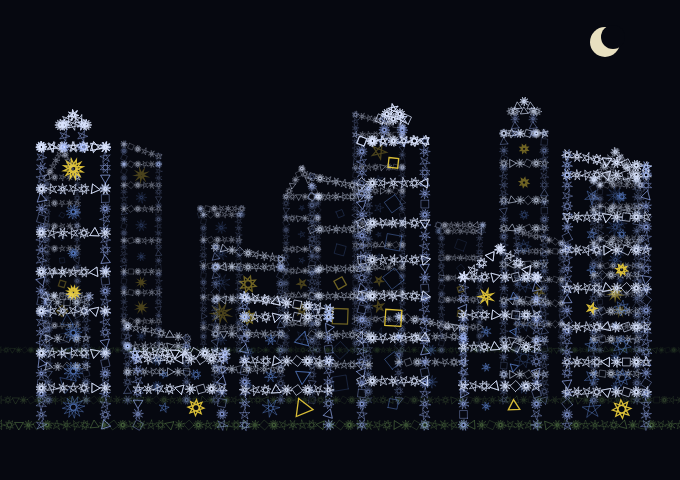
Frame 1 (no input)
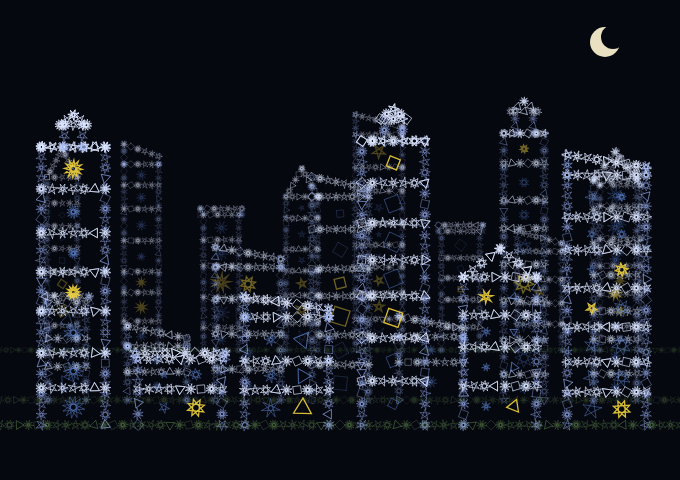
Frame 60 (no input)
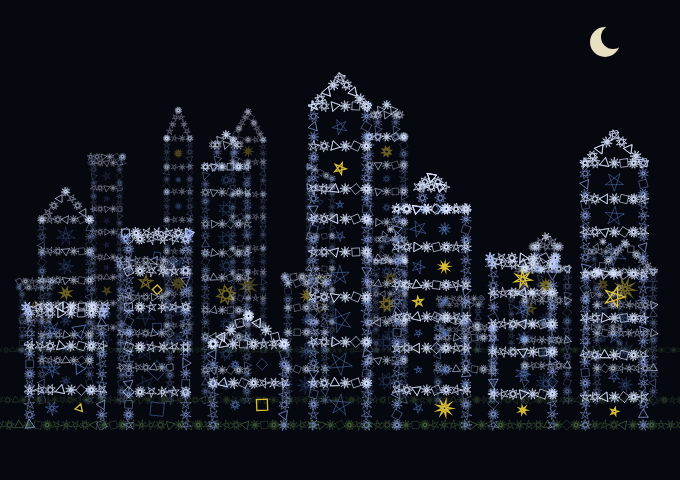
Frame 120 (the mouse pressed at the canvas centre since frame 60)

The p5.js sketch that drew these frames (run headless with seeded random() and noise() and a simulated clock; from frame 60 on, the mouse is pressed at the canvas centre):

// p5.js sketch
// ── sketch.js
// ETOILES REGULIERES
// GENUARY PROMPT 20 = Generative Architecture

// GENUARY PROMPT 20 — Generative Architecture
// Ville en coupe, 3 plans de profondeur, tout tracé en étoiles

const CFGS = [
  {K:5,H:2},{K:7,H:3},{K:5,H:3},{K:8,H:3},
  {K:6,H:2},{K:9,H:4},{K:4,H:1},{K:12,H:5},
];

let layers = [];
let angle  = 0;

// ----------------------------------------------------
function setup() {
  createCanvas(680, 480);
  noFill();
  genCity(6);
}

function mousePressed() {
  genCity(int(random(4, 9)));
}

// ----------------------------------------------------
function genCity(n) {
  layers = [];
  // plan arrière  — plus petit, GY plus haut
  layers.push({ buildings: genLayer(n+2, height-130, 0.72, int(random(-20,20))), GY: height-130, alpha: 0.32, ss: 0.65 });
  // plan milieu
  layers.push({ buildings: genLayer(n+1, height-80,  0.88, int(random(-10,10))), GY: height-80,  alpha: 0.50, ss: 0.82 });
  // plan avant
  layers.push({ buildings: genLayer(n,   height-55,  1.0,  0),                   GY: height-55,  alpha: 1.0,  ss: 1.0  });
}

function genLayer(n, GY, scale, offset) {
  let arr = [];
  for (let i = 0; i < n; i++) {
    let slotW = (width - 40) / n;
    let bw    = int(random(slotW*0.45, slotW*0.82)) * scale;
    let bx    = 20 + i*slotW + (slotW - bw/scale)/2 + offset;
    let nF    = int(random(2, 9));
    let floors= [], curY = GY;
    for (let f = 0; f < nF; f++) {
      let fh = int(random(28, 46)) * scale;
      curY  -= fh;
      floors.push({ y: curY, h: fh });
    }
    arr.push({
      bx, bw, floors, topY: curY,
      roofStyle: random(['flat','shed','pitched','tank']),
      cfgIdx: int(random(CFGS.length)),
      phase:  random(TWO_PI),
    });
  }
  return arr;
}

// ----------------------------------------------------
function draw() {
  angle += 0.009;

  background(6, 8, 16);

  // lune
  fill(232, 224, 192); noStroke();
  circle(width-75, 42, 30);
  fill(6, 8, 16);
  circle(width-67, 37, 24);
  noFill();

  // sol + bâtiments plan par plan (fond → avant)
  layers.forEach(layer => {
    let gcol = color(100, 140, 80, layer.alpha * 90);
    starLine(0, layer.GY, width, layer.GY, 5*layer.ss, gcol, 0.8, 2, 0.3);
    layer.buildings.forEach(b => drawBuilding(b, layer.GY, layer.alpha, layer.ss));
  });
}

// ----------------------------------------------------
function drawBuilding(b, GY, alpha, ss) {
  let R  = 5.5 * ss;
  let dim    = color(160, 185, 255, alpha * 140);
  let bright = color(220, 230, 255, alpha * 190);
  let tx = b.bx, tw = b.bw, ty = b.topY;

  // murs verticaux
  starLine(b.bx,      b.topY, b.bx,      GY, R, dim, 0.7, b.cfgIdx,   b.phase);
  starLine(b.bx+b.bw, b.topY, b.bx+b.bw, GY, R, dim, 0.7, b.cfgIdx+2, b.phase+2);

  // dalles horizontales
  b.floors.forEach(fl => {
    starLine(b.bx, fl.y, b.bx+b.bw, fl.y, R, bright, 0.9, b.cfgIdx, b.phase + fl.y*0.01);
  });

  // toit
  if (b.roofStyle === 'flat') {
    starLine(tx-3, ty-6, tx+tw+3, ty-6,  R, bright, 1.0, b.cfgIdx,   b.phase);
    starLine(tx-3, ty-6, tx-3,    ty,     R, dim,    0.8, b.cfgIdx,   b.phase+1);
    starLine(tx+tw+3, ty-6, tx+tw+3, ty,  R, dim,    0.8, b.cfgIdx+1, b.phase+1);
  } else if (b.roofStyle === 'shed') {
    starLine(tx,    ty,    tx,    ty-20,  R, dim,    0.9, b.cfgIdx,   b.phase);
    starLine(tx,    ty-20, tx+tw, ty-8,   R, bright, 1.0, b.cfgIdx,   b.phase);
    starLine(tx+tw, ty-8,  tx+tw, ty,     R, dim,    0.9, b.cfgIdx+1, b.phase);
  } else if (b.roofStyle === 'pitched') {
    starLine(tx,      ty, tx+tw/2, ty-28, R, bright, 1.0, b.cfgIdx, b.phase);
    starLine(tx+tw/2, ty-28, tx+tw, ty,   R, bright, 1.0, b.cfgIdx, b.phase);
  } else {
    // tank
    starLine(tx,     ty,    tx+tw,   ty,    R, bright, 1.0, b.cfgIdx, b.phase);
    let ttx = tx + tw/2 - 9;
    starLine(ttx,    ty,    ttx,     ty-22, R, dim,    0.8, b.cfgIdx, b.phase);
    starLine(ttx+18, ty,    ttx+18,  ty-22, R, dim,    0.8, b.cfgIdx, b.phase);
    starLine(ttx,    ty-22, ttx+18,  ty-22, R, bright, 1.0, b.cfgIdx, b.phase);
    starLine(ttx-4,  ty-22, ttx+9,   ty-32, R, bright, 1.0, b.cfgIdx, b.phase);
    starLine(ttx+22, ty-22, ttx+9,   ty-32, R, bright, 1.0, b.cfgIdx, b.phase);
  }

  // fenêtres = étoiles libres, sans rectangle
  b.floors.forEach(fl => {
    let nWin = max(1, round(b.bw / 44));
    let margin = b.bw * 0.12;
    let slot   = (b.bw - margin*2) / nWin;
    let maxR   = min(slot*0.34, fl.h*0.30, R*3.2);
    for (let wi = 0; wi < nWin; wi++) {
      let cx  = b.bx + margin + wi*slot + slot/2;
      let cy  = fl.y + fl.h*0.52;
      let ph  = b.phase + wi*1.1 + fl.y*0.02;
      let wr  = maxR * (0.72 + 0.28*sin(angle*0.5 + ph));
      let lit = (wi + floor(fl.y*0.03 + angle*0.2)) % 4 === 0;
      let wcfg= CFGS[(b.cfgIdx + wi*3) % CFGS.length];
      let wcol= lit ? color(240, 210, 60, alpha*230)
                    : color(100, 140, 220, alpha*140);
      drawStar(cx, cy, wcfg, wr, angle*(0.5+(wi%3)*0.3)+ph, wcol, lit?1.3:0.8);
    }
  });
}

// ----------------------------------------------------
// Ligne d'étoiles de (x0,y0) à (x1,y1)
function starLine(x0, y0, x1, y1, R, col, lw, ci, ph) {
  let dx = x1-x0, dy = y1-y0;
  let len = dist(x0, y0, x1, y1);
  let n   = max(1, round(len / (R*1.9)));
  for (let i = 0; i <= n; i++) {
    let t   = i / n;
    let cfg = CFGS[(ci+i) % CFGS.length];
    let a   = angle*(0.4 + i%3*0.25) + ph + i*0.38;
    drawStar(x0+dx*t, y0+dy*t, cfg, R, a, col, lw);
  }
}

// Étoile régulière centrée en (cx,cy)
function drawStar(cx, cy, cfg, R, ang, col, lw) {
  stroke(col);
  strokeWeight(lw || 0.8);
  beginShape();
  for (let I = 0; I <= cfg.K; I++) {
    let a = 2*I*cfg.H*PI/cfg.K + ang - PI/2;
    vertex(cx + R*cos(a), cy + R*sin(a));
  }
  endShape(CLOSE);
}
